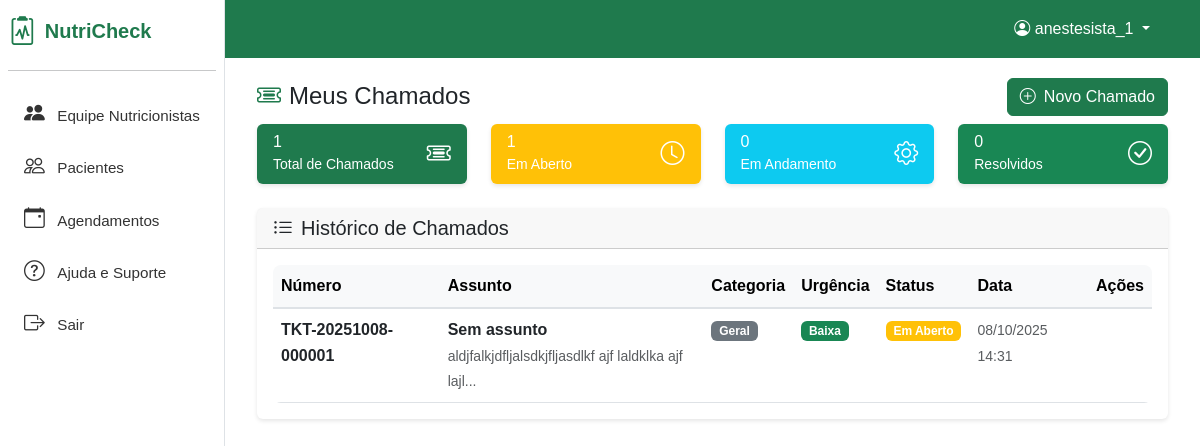
The app's page /ajuda/meus-chamados (signed in) with its own data.
### tables this page shows
CREATE TABLE `chamados_suporte` (
  `id` int(11) NOT NULL,
  `numero_chamado` varchar(20) DEFAULT NULL,
  `instituicao_id` int(11) NOT NULL,
  `usuario_id` int(11) DEFAULT NULL,
  `titulo` varchar(255) NOT NULL,
  `descricao` text NOT NULL,
  `prioridade` enum('baixa','media','alta','critica') DEFAULT 'media',
  `status` enum('aberto','em_andamento','resolvido','fechado') DEFAULT 'aberto',
  `created_at` timestamp NOT NULL DEFAULT current_timestamp(),
  `updated_at` timestamp NOT NULL DEFAULT current_timestamp() ON UPDATE current_timestamp()
);

### app/controllers/AjudaController.php (called while the page is built, shortened)
<?php
class AjudaController extends BaseController {
    private function getCurrentUserData() {
        if (isset($_SESSION['user_id'])) {
            return [
                'user_id' => $_SESSION['user_id'],
                'institution_id' => $_SESSION['institution_id'] ?? $this->getUserInstitution($_SESSION['user_id'])
            ];
        }
        return null;
    }
    private function getUserInstitution($userId) {
        $user = $this->db->fetch("SELECT instituicao_id FROM usuarios WHERE id = ?", [$userId]);
        return $user ? $user['instituicao_id'] : null;
    }
    public function meus_chamados() {
        $userData = $this->getCurrentUserData();
        $sql = "SELECT * FROM chamados_suporte WHERE usuario_id = ? ORDER BY created_at DESC";
        $chamados = $this->db->fetchAll($sql, [$userData['user_id']]);
        include APP_PATH . '/views/ajuda/meus_chamados.php';
        include APP_PATH . '/views/layouts/main.php';
    }
}

### app/controllers/BaseController.php (called while the page is built, shortened)
<?php
class BaseController {
    public function __construct() {
        $this->db = Database::getInstance();
    }
}

### app/config/database.php (called while the page is built, shortened)
<?php
class Database {
    private static $instance = null;
    private $connection;
    private function getCredentials() {
        $local = [
            'host' => 'localhost',
            'port' => '3307',
            'dbname' => 'nutricheck',
            'username' => 'nutricheck',
            'password' => '',
        ];
        $configFile = __DIR__ . '/database_hostinger.php';
        if (file_exists($configFile)) {
            return [
                'host' => defined('DB_HOST') ? DB_HOST : $local['host'],
                'port' => defined('DB_PORT') ? DB_PORT : '3306',
                'dbname' => defined('DB_NAME') ? DB_NAME : $local['dbname'],
                'username' => defined('DB_USER') ? DB_USER : $local['username'],
                'password' => defined('DB_PASS') ? DB_PASS : $local['password'],
            ];
        }
        return $local;
    }
    private $charset = 'utf8mb4';
    private function __construct() {
        $c = $this->getCredentials();
        $host = $c['host'];
        $port = $c['port'];
        $dbname = $c['dbname'];
        $username = $c['username'];
        $password = $c['password'];
        try {
            $dsn = "mysql:host={$host};port={$port};dbname={$dbname};charset={$this->charset}";
            $options = [
                PDO::ATTR_ERRMODE => PDO::ERRMODE_EXCEPTION,
                PDO::ATTR_DEFAULT_FETCH_MODE => PDO::FETCH_ASSOC,
                PDO::ATTR_EMULATE_PREPARES => false,
                PDO::MYSQL_ATTR_INIT_COMMAND => "SET NAMES utf8mb4 COLLATE utf8mb4_unicode_ci"
            ];
            $this->connection = new PDO($dsn, $username, $password, $options);
        } catch (PDOException $e) {
            if ($e->getCode() == 1049) {
                throw new Exception("Banco de dados '{$dbname}' não existe. Crie o banco no painel ou importe o dump.");
            }
            if ($e->getCode() == 2002 || $e->getCode() == 2003) {
                throw new Exception("Não foi possível conectar ao MySQL (host: {$host}, porta: {$port}). Verifique as credenciais em app/config/database_hostinger.php.");
            }
            throw new Exception("Erro na conexão com o banco de dados: " . $e->getMessage());
        }
    }
    public static function getInstance() {
        if (self::$instance === null) {
            self::$instance = new self();
        }
        return self::$instance;
    }
    public function query($sql, $params = []) {
        $stmt = $this->connection->prepare($sql);
        $stmt->execute($params);
        return $stmt;
    }
    public function fetch($sql, $params = []) {
        $stmt = $this->query($sql, $params);
        return $stmt->fetch();
    }
    public function fetchAll($sql, $params = []) {
        $stmt = $this->query($sql, $params);
        return $stmt->fetchAll();
    }
}

### app/views/ajuda/meus_chamados.php (the view, shortened to what this page needs)
<div class="container-fluid">
        <div class="d-flex justify-content-between align-items-center mb-2 flex-wrap">
            <h4 class="mb-0">
                <i class="bi bi-ticket-detailed text-primary me-2"></i>Meus Chamados
            </h4>
            <a href="<?= BASE_URL ?>/ajuda/abrir-chamado" class="btn btn-primary">
                <i class="bi bi-plus-circle me-2"></i>Novo Chamado
            </a>
        </div>
        <div class="row mb-3">
            <div class="col-md-3 mb-2">
                <div class="card bg-primary text-white">
                    <div class="card-body py-2">
                        <div class="d-flex justify-content-between">
                            <div>
                                <h6 class="mb-0"><?= count($chamados) ?></h6>
                                <small>Total de Chamados</small>
                            </div>
                            <div class="align-self-center">
                                <i class="bi bi-ticket-detailed fs-4"></i>
                            </div>
                        </div>
                    </div>
                </div>
            </div>
            <div class="col-md-3 mb-2">
                <div class="card bg-warning text-white">
                    <div class="card-body py-2">
                        <div class="d-flex justify-content-between">
                            <div>
                                <h6 class="mb-0"><?= count(array_filter($chamados, function($c) { return $c['status'] == STATUS_CHAMADO_ABERTO; })) ?></h6>
                                <small>Em Aberto</small>
                            </div>
                            <div class="align-self-center">
                                <i class="bi bi-clock fs-4"></i>
                            </div>
                        </div>
                    </div>
                </div>
            </div>
            <div class="col-md-3 mb-2">
                <div class="card bg-info text-white">
                    <div class="card-body py-2">
                        <div class="d-flex justify-content-between">
                            <div>
                                <h6 class="mb-0"><?= count(array_filter($chamados, function($c) { return $c['status'] == STATUS_CHAMADO_EM_ANDAMENTO; })) ?></h6>
                                <small>Em Andamento</small>
                            </div>
                            <div class="align-self-center">
                                <i class="bi bi-gear fs-4"></i>
                            </div>
                        </div>
                    </div>
                </div>
            </div>
            <div class="col-md-3 mb-2">
                <div class="card bg-success text-white">
                    <div class="card-body py-2">
                        <div class="d-flex justify-content-between">
                            <div>
                                <h6 class="mb-0"><?= count(array_filter($chamados, function($c) { return $c['status'] == STATUS_CHAMADO_RESOLVIDO; })) ?></h6>
                                <small>Resolvidos</small>
                            </div>
                            <div class="align-self-center">
                                <i class="bi bi-check-circle fs-4"></i>
                            </div>
                        </div>
                    </div>
                </div>
            </div>
        </div>
        <div class="card">
            <div class="card-header">
                <h5 class="card-title mb-0">
                    <i class="bi bi-list-ul me-2"></i>Histórico de Chamados
                </h5>
            </div>
            <div class="card-body">
                <?php if (empty($chamados)): ?>
                    <div class="text-center py-5">
                        <i class="bi bi-inbox text-muted" style="font-size: 3rem;"></i>
                        <h5 class="mt-3 text-muted">Nenhum chamado encontrado</h5>
                        <p class="text-muted">Você ainda não abriu nenhum chamado de suporte.</p>
                        <a href="<?= BASE_URL ?>/ajuda/abrir-chamado" class="btn btn-primary">
                            <i class="bi bi-plus-circle me-2"></i>Abrir Primeiro Chamado
                        </a>
                    </div>
                <?php else: ?>
                    <div class="table-responsive">
                        <table class="table table-hover">
                            <thead class="table-light">
                                <tr>
                                    <th>Número</th>
                                    <th>Assunto</th>
                                    <th>Categoria</th>
                                    <th>Urgência</th>
                                    <th>Status</th>
                                    <th>Data</th>
                                    <th class="text-center">Ações</th>
                                </tr>
                            </thead>
                            <tbody>
                                <?php foreach ($chamados as $chamado): ?>
                                    <tr>
                                        <td>
                                            <strong><?= htmlspecialchars($chamado['numero_chamado'] ?? 'N/A') ?></strong>
                                        </td>
                                        <td>
                                            <div>
                                                <strong><?= htmlspecialchars($chamado['assunto'] ?? 'Sem assunto') ?></strong>
                                                <br>
                                                <small class="text-muted">
                                                    <?= htmlspecialchars(substr($chamado['descricao'] ?? '', 0, 50)) ?>...
                                                </small>
                                            </div>
                                        </td>
                                        <td>
                                            <span class="badge bg-secondary">
                                                <?= ucfirst(str_replace('_', ' ', $chamado['categoria'] ?? 'geral')) ?>
                                            </span>
                                        </td>
                                        <td>
                                            <?php
                                            $urgenciaClass = '';
                                            $urgenciaText = '';
                                            switch ($chamado['urgencia'] ?? 'baixa') {
                                                case URGENCIA_BAIXA:
                                                    $urgenciaClass = 'bg-success';
                                                    $urgenciaText = 'Baixa';
                                                    break;
                                            }
                                            ?>
                                            <span class="badge <?= $urgenciaClass ?>">
                                                <?= $urgenciaText ?>
                                            </span>
                                        </td>
                                        <td>
                                            <?php
                                            $statusClass = '';
                                            $statusText = '';
                                            switch ($chamado['status']) {
                                                case STATUS_CHAMADO_ABERTO:
                                                    $statusClass = 'bg-warning';
                                                    $statusText = 'Em Aberto';
                                                    break;
                                            }
                                            ?>
                                            <span class="badge <?= $statusClass ?>">
                                                <?= $statusText ?>
                                            </span>
                                        </td>
                                        <td>
                                            <small class="text-muted">
                                                <?= date('d/m/Y H:i', strtotime($chamado['created_at'])) ?>
                                            </small>
                                        </td>
                                        <td class="text-center">
                                        </td>
                                    </tr>
                                <?php endforeach; ?>
                            </tbody>
                        </table>
                    </div>
                <?php endif; ?>
            </div>
    </div>
</div>

### assets/css/style.css (style rules this page uses)
:root { --primary-color: #1f7a4d; --secondary-color: #145c38; --success-color: #198754; --danger-color: #dc3545; --warning-color: #ffc107; --info-color: #4bbda8; --light-color: #f8f9fa; --dark-color: #212529; --bs-primary: #1f7a4d; --bs-primary-rgb: 31, 122, 77; }
.bg-primary, .navbar.bg-primary, .navbar-dark.bg-primary { background-color: var(--primary-color) !important; }
.btn-primary { background-color: var(--primary-color) !important; border-color: var(--primary-color) !important; }
.text-primary { color: var(--primary-color) !important; }
body { font-family: Arial, Helvetica, sans-serif; line-height: 1.6; }
.btn { font-weight: 500; transition: all 0.3s ease; }
.card { transition: all 0.3s ease; border: none; box-shadow: 0 2px 4px rgba(0,0,0,0.1); }
.table-responsive { border-radius: 0.5rem; overflow: hidden; }
.table { margin-bottom: 0; }
.table th { background-color: #f8f9fa; border-bottom: 2px solid #dee2e6; font-weight: 600; }

### app/views/layouts/main.php (style rules this page uses)
html, body { height: 100%; min-height: 100vh; }
body { min-height: 100vh; display: flex; flex-direction: column; }

### records on screen
chamados_suporte: status "1", status "0", numero_chamado "TKT-20251008-000001", assunto "Sem assunto", descricao "aldjfalkjdfljalsdkjfljasdlkf ajf laldklka ajf lajl", categoria "Geral", urgenciaText "Baixa", status "Em Aberto", created_at "08/10/2025 14:31"

### other values on screen
$_SESSION['user_name'] "anestesista_1"
$pageNames[$page['nome']] "Equipe Nutricionistas"
$pageNames[$page['nome']] "Pacientes"
$pageNames[$page['nome']] "Agendamentos"
$pageNames[$page['nome']] "Ajuda e Suporte"
count($chamados) "1"
